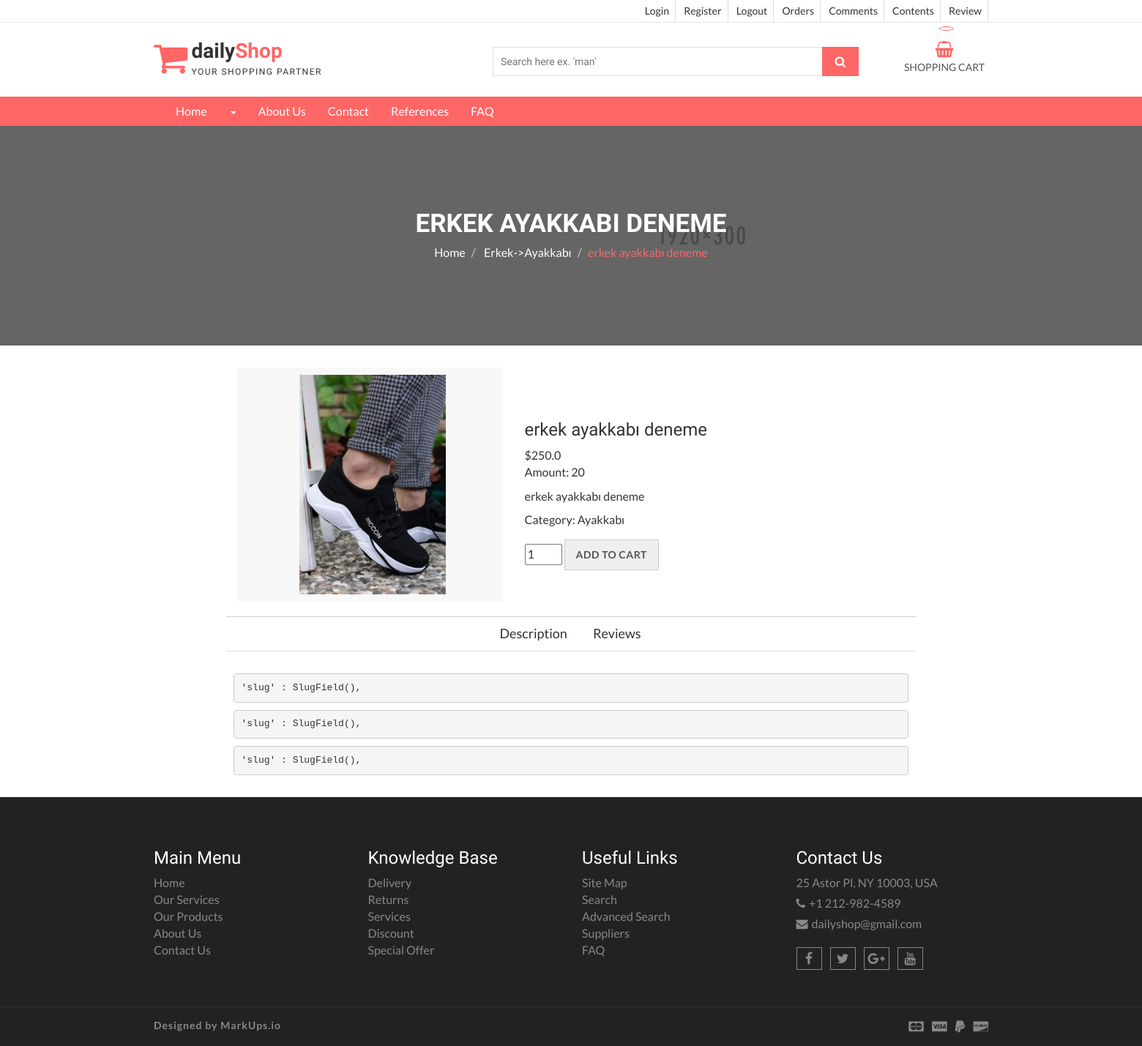
Before: /product/7/erkek-ayakkabi-deneme/ with the older database file.
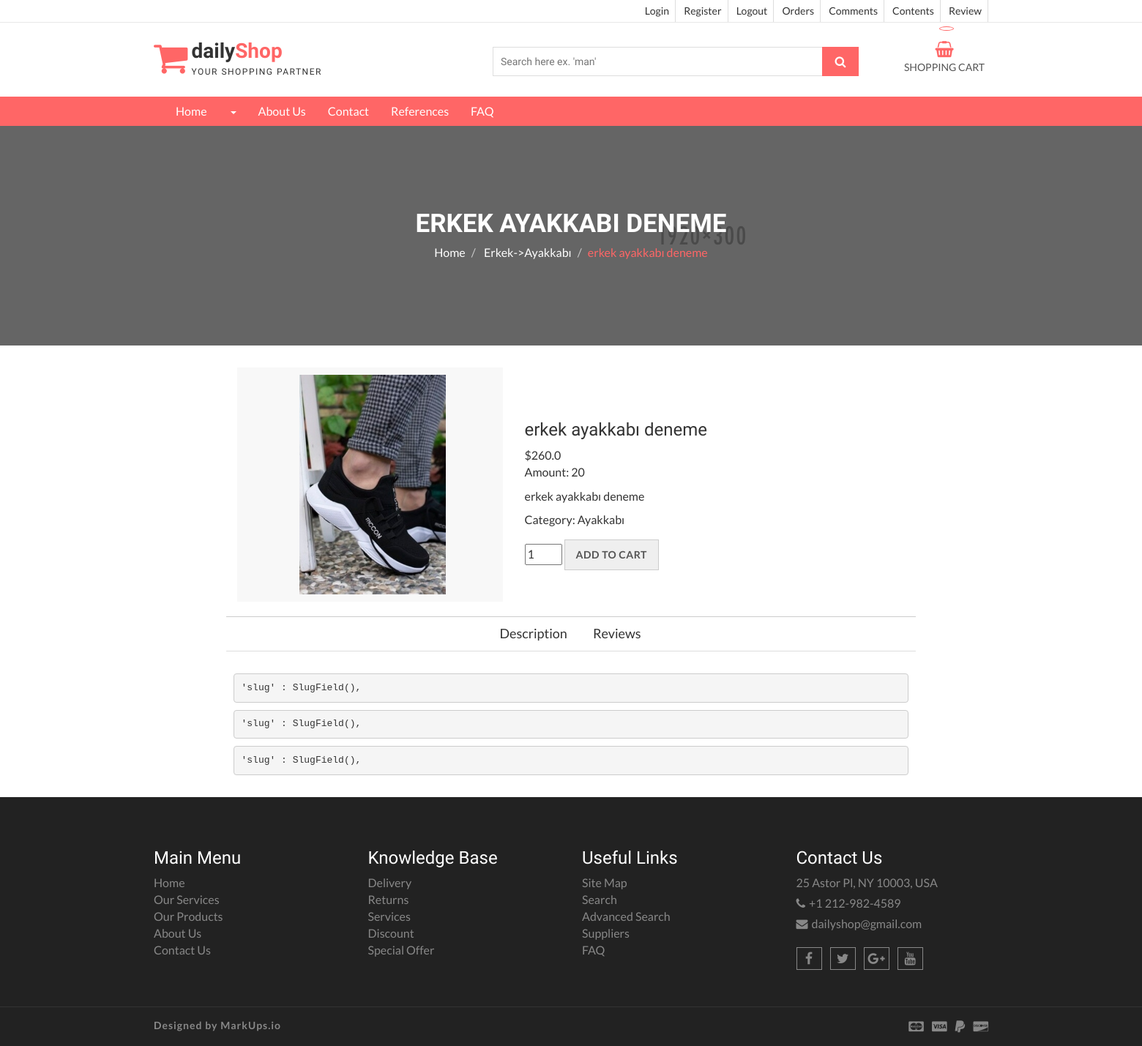
After: the same page with the newer database file.
### product/models.py (models this page shows, shortened)
class Product(models.Model):
    STATUS = (
        ('True', 'Evet'),
        ('False', 'Hayır'),
    )
    user = models.ForeignKey(User,on_delete=models.CASCADE)
    category = models.ForeignKey(Category,on_delete=models.CASCADE) #relation with Category table  .. category_id .. CASCADE category id silindimi alt elemanlarıyla beraber sil demek.
    title = models.CharField(max_length=100,blank=True)
    slug = models.SlugField(unique=True,null=False)
    keywords = models.CharField(max_length=255,blank=True)
    description = models.CharField(max_length=255,blank=True)
    image = models.ImageField(blank=True,upload_to='images/')
    price = models.FloatField()
    amount = models.IntegerField()
    detail = RichTextUploadingField()
    status = models.CharField(max_length=10,choices=STATUS)
    create_at = models.DateTimeField(auto_now_add=True)
    update_at = models.DateTimeField(auto_now=True)
    def image_tag(self):
        if self.image:
            return mark_safe('<img src="{}" height="50"/>'.format(self.image.url))
        else:
            return ""
    image_tag.short_description = 'Image'

class Category(MPTTModel):
    STATUS = (
        ('True','Evet'),
        ('False','Hayır'),
    )
    title = models.CharField(max_length=100,blank=True)
    keywords = models.CharField(max_length=255,blank=True)
    description = models.CharField(max_length=255,blank=True)
    image = models.ImageField(blank=True,upload_to='images/')
    status = models.CharField(max_length=10,choices=STATUS)
    slug = models.SlugField(unique=True,null=False)
    parent = TreeForeignKey('self',blank=True,null=True,related_name='children',on_delete=models.CASCADE)
    create_at = models.DateTimeField(auto_now_add=True)
    update_at = models.DateTimeField(auto_now=True)
    class MPTTMeta:
        order_insertion_by = ['title']
    def __str__(self): #alt kategoriler
        full_path = [self.title]
        k = self.parent
        while k is not None:
            full_path.append(k.title)
            k = k.parent
        return '->'.join(full_path[::-1])

### home/views.py (the view)
# urls.py: path('product/<int:id>/<slug:slug>/', views.product_detail, name='product_detail'),
def product_detail(request,id,slug):
    category = Category.objects.all()
    product = Product.objects.get(pk=id)
    images = Images.objects.filter(product_id=id)
    comments = Comment.objects.filter(product_id=id,status='True')
    context = {'product':product,
               'category':category,
               'images':images,
               'comments':comments}
    return render(request, 'product_detail.html', context)

### home/templates/product_detail.html (shortened to what the changed rows need)
{% extends 'homebase.html' %}
{% block content %}
    {% load static %}
    <section id="aa-catg-head-banner">
        <div class="aa-catg-head-banner-area">
            <div class="container">
                <div class="aa-catg-head-banner-content">
                    <h2>{{ product.title }}</h2>
                    <ol class="breadcrumb">
                        <li><a href="/">Home</a></li>
                        <li>
                            <a href="/category/{{ product.category_id }}/{{ product.category.slug }}">{{ product.category }}</a>
                        </li>
                        <li class="active">{{ product.title }}</li>
                    </ol>
                </div>
            </div>
        </div>
    </section>
    <section id="aa-product-details">
        <div class="container">
            <div class="row">
                <div class="col-md-12">
                    <div class="aa-product-details-area">
                        <div class="aa-product-details-content">
                            <div class="row">
                                <div class="col-md-5 col-sm-5 col-xs-12">
                                    <div class="aa-product-view-slider">
                                        <div id="demo-1" class="simpleLens-gallery-container">
                                            <div class="simpleLens-container">
                                                <div class="simpleLens-big-image-container">
                                                    <a data-lens-image="{{ product.image.url }}"
                                                       class="simpleLens-lens-image">
                                                        <img src="{{ product.image.url }}" class="simpleLens-big-image" >
                                                    </a>
                                                </div>
                                            </div>
                                        </div>
                                    </div>
                                </div>
                                <div class="col-md-7 col-sm-7 col-xs-12">
                                    <div class="aa-product-view-content">
                                        <h3>{{ product.title }}</h3>
                                        <div class="aa-price-block">
                                            <span class="aa-product-view-price">${{ product.price }}</span>
                                            <p class="aa-product-avilability">Amount:
                                                <span>{{ product.amount }}</span>
                                            </p>
                                        </div>
                                        <p>{{ product.description }}</p>
                                        <p class="aa-prod-category">
                                            Category: <a href="">{{ product.category.title }}</a>
                                        </p>
                                        <div class="aa-prod-quantity">
                                            <form action="/order/addtocart/{{ product.id }}/" method="post">
                                            </form>
                                        </div>
                                    </div>
                                </div>
                                <div class="aa-product-details-bottom">
                                    <div class="tab-content">
                                        <div class="tab-pane fade in active" id="description">
                                            <p>{{ product.detail | safe }}</p>
                                        </div>
                                    </div>
                                </div>
                            </div>
                        </div>
                    </div>
                </div>
            </div>
        </div>
    </section>
{% endblock %}

Changed rows visible on the page:
changed Product "ERKEK AYAKKABI DENEME": price "250.0" → "260.0"
